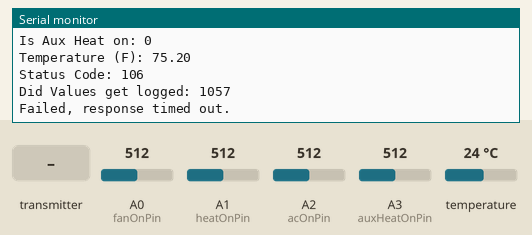
The sketch below on a simulated Arduino Uno, built with avr-gcc and run on an emulated ATmega328P. Shown: the last lines printed to the serial monitor. Inputs (shaded band) come from the test bench; at power-on: A0 (fanOnPin) = 512, A1 (heatOnPin) = 512, A2 (acOnPin) = 512, A3 (auxHeatOnPin) = 512, temperature 24 °C. No radio packets arrive unless stated.

Above: at 1.5 s.
1.6 s: A0 (fanOnPin) set to 992
At 12.0 s:
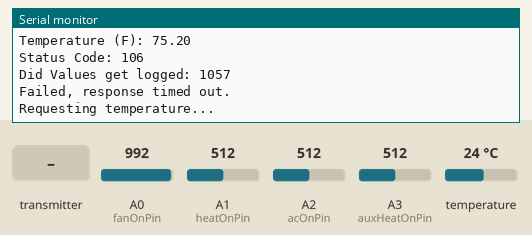
13.6 s: the transmitter starts sending fanOn = 0
At 24.3 s:
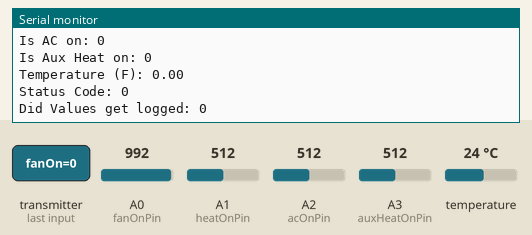
Timing chart, 0 to 25.8 s (numbered marks = the images above; inputs shaded):
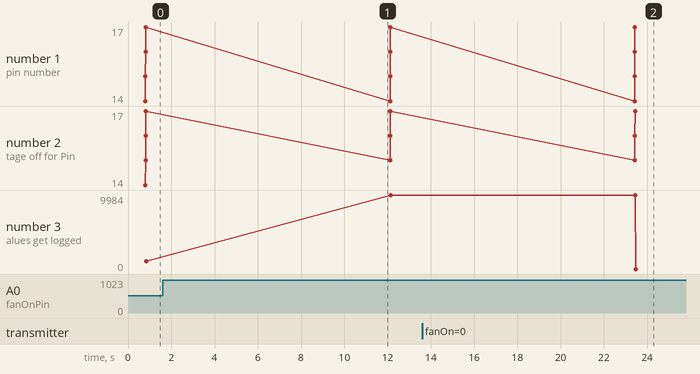

Measured:
- after the input at 13.6 s, the serial monitor: prints a new line after 9.9 s (image 2)

The sketch:

ThermostatMonitorSender.ino
```cpp
/*
* NOTE: This starter code is from https://github.com/TMRh20/RF24/blob/master/examples/GettingStarted/GettingStarted.ino
* Getting Started example sketch for nRF24L01+ radios
* This is a very basic example of how to send data from one node to another
* Updated: Dec 2014 by TMRh20
*/

#include <SPI.h>
#include "RF24.h"
#include <OneWire.h>
#include <DallasTemperature.h>

#define ONE_WIRE_BUS 2

OneWire ourWire(ONE_WIRE_BUS);
DallasTemperature sensors(&ourWire);

const int fanOnPin = A0;
const int heatOnPin = A1;
const int acOnPin = A2;
const int auxHeatOnPin = A3;

const boolean isDebug = true;

struct DataCollection {

 int fanOn;
 int heatOn;
 int coolOn;
 int auxHeatOn;
 float temp;
 int statusCode;
 int valuesLogged;
};

/* Hardware configuration: Set up nRF24L01 radio on SPI bus plus pins 7 & 8 */
RF24 radio(7,8);
/**********************************************************/
//TODO create include for the payload class to stop copying stuff over


byte moduleAddresses[][6] = {"send1","recd1"};

// Used to control whether this node is sending or receiving
bool role = 1;

void setup() {
  Serial.begin(115200);

  radio.begin();

  // Set the PA Level low to prevent power supply related issues since this is a
  // getting_started sketch, and the likelihood of close proximity of the devices. RF24_PA_MAX is default.
  radio.setPALevel(RF24_PA_LOW);

  // Open a writing and reading pipe on each radio, with opposite addresses

  radio.openWritingPipe(moduleAddresses[1]);
  radio.openReadingPipe(1,moduleAddresses[0]);

  // Start the radio listening for data
  radio.startListening();
  sensors.begin();
  Serial.println("Sending Module Config completed");
}

void loop() {

/****************** Ping Out Role ***************************/

  DataCollection dataToSend;
  dataToSend = collectData();
  sendData(dataToSend);
  delay(10000);

} // Loop

int isOn(byte pinNumber) {

  int sensorValue = analogRead(pinNumber);

  float voltage = sensorValue * (5.0/1023.0);
  Serial.print("pin number => " );
  Serial.print(pinNumber);
  Serial.print(" Voltage = ");
  Serial.println(voltage);
  if (voltage > 4.5 ) {
    Serial.print("voltage on for Pin ");
        Serial.println(pinNumber);
    return 1;
  } else {
    Serial.print("voltage off for Pin ");
        Serial.println(pinNumber);
    return 0;
  }
}

struct DataCollection collectData() {
  DataCollection collectedData;

  if (isDebug) {
    Serial.println();
    Serial.print("Requesting temperature...");
  }

  sensors.requestTemperatures(); // Send the command to get temperatures
  collectedData.temp = sensors.getTempFByIndex(0);
  if (isDebug) {
    Serial.println("DONE");
    Serial.print("Device 1 (index 0) = ");
    Serial.print(sensors.getTempCByIndex(0));
    Serial.println(" Degrees C");
    Serial.print("Device 1 (index 0) = ");
    Serial.print(collectedData.temp);
    Serial.println(" Degrees F");
  }

  collectedData.fanOn = isOn(fanOnPin);
  collectedData.heatOn = isOn(heatOnPin);
  collectedData.coolOn = isOn(acOnPin);
  collectedData.auxHeatOn = isOn(auxHeatOnPin);

  return collectedData;
}

void sendData(struct DataCollection dataToSend) {
  DataCollection receivedPayload;

  if (isDebug) {
    Serial.print("data sent to method");
    printData(dataToSend);
  }

  radio.stopListening();                                    // First, stop listening so we can talk.

  unsigned long start_time = micros();                             // Take the time, and send it.  This will block until complete
  dataToSend.statusCode = 100;
  dataToSend.valuesLogged = 0;

  if (!radio.write( &dataToSend, sizeof(dataToSend) )){
    Serial.println(F("failed"));
  }

  radio.startListening();                                    // Now, continue listening

  unsigned long started_waiting_at = micros();               // Set up a timeout period, get the current microseconds
  boolean timeout = false;                                   // Set up a variable to indicate if a response was received or not

  while ( ! radio.available() ){                             // While nothing is received
    if (micros() - started_waiting_at > 500000 ){            // If waited longer than 200ms, indicate timeout and exit while loop
        timeout = true;
        break;
    }
  }

  if ( timeout ){                                             // Describe the results
    Serial.println(F("Failed, response timed out."));
  } else {
    unsigned long got_time;                                 // Grab the response, compare, and send to debugging spew
    radio.read( &receivedPayload, sizeof(receivedPayload) );
    unsigned long end_time = micros();

    if (isDebug) {
      Serial.print(F("Sent "));
      Serial.print(start_time);
      Serial.print(F(", Round-trip delay "));
      Serial.print(end_time-start_time);
      Serial.println(F(" microseconds"));
      Serial.println(F(", Got response -> "));
      printData(receivedPayload);
    }
  }
}

void printData(struct DataCollection data) {
  Serial.println("Printing Data");
  Serial.print("Is Fan on: ");
  Serial.println(data.fanOn);
  Serial.print("Is Heat on: ");
  Serial.println(data.heatOn);
  Serial.print("Is AC on: ");
  Serial.println(data.coolOn);
  Serial.print("Is Aux Heat on: ");
  Serial.println(data.auxHeatOn);
  Serial.print("Temperature (F): ");
  Serial.println(data.temp);
  Serial.print("Status Code: ");
  Serial.println(data.statusCode);
  Serial.print("Did Values get logged: ");
  Serial.println(data.valuesLogged);
}
```
